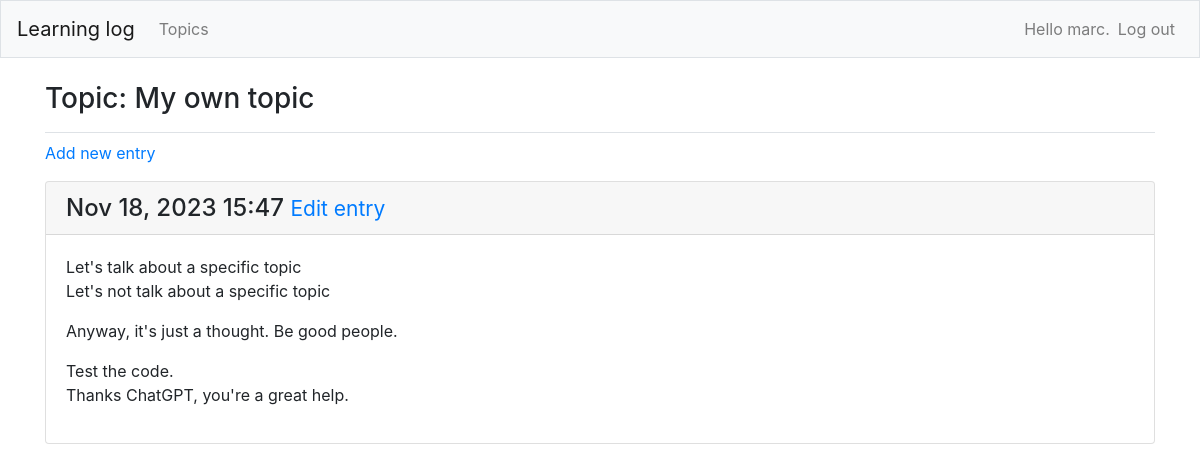
The app's page /topics/5/ (signed in), older data.
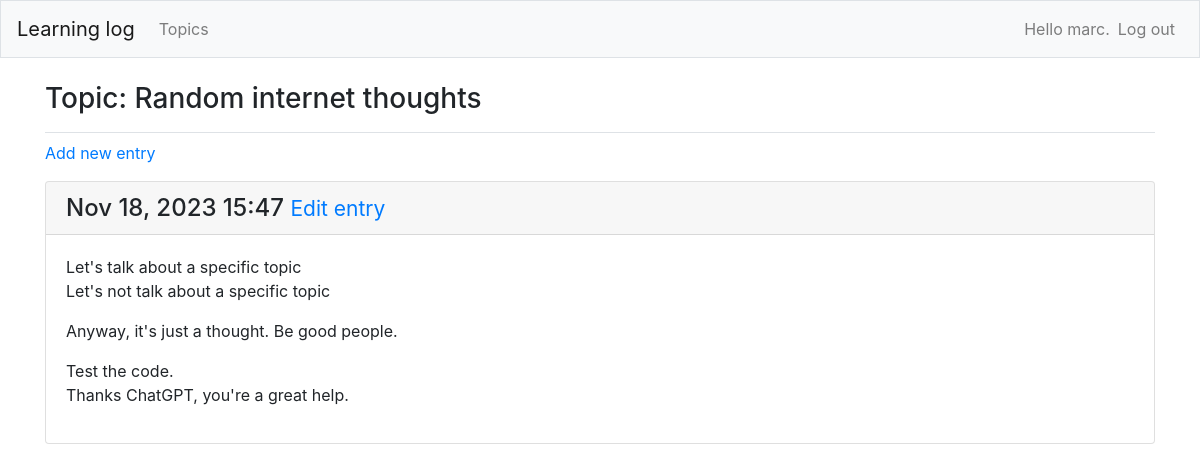
The same page, newer data.
### learning_logs/models.py (models this page shows)
class Topic(models.Model):
    text = models.CharField(max_length=200)
    date_added = models.DateTimeField(auto_now_add=True)
    owner = models.ForeignKey(User, on_delete=models.CASCADE)
    def __str__(self) -> str:
        return self.text

### learning_logs/views.py (the view)
# urls.py: path('topics/<int:topic_id>/', views.topic, name='topic'),
@login_required
def topic(request, topic_id):
    topic = Topic.objects.get(id=topic_id)
    check_topic_owner(request.user, topic.owner)
    entries = topic.entry_set.order_by('-date_added')  # ´-dat..´: reverse order
    context = {'topic': topic, 'entries': entries}
    return render(request, 'learning_logs/topic.html', context)

### learning_logs/views.py (called while the page is built)
def check_topic_owner(user, topic_owner):
    if user != topic_owner:
        raise Http404

### learning_logs/templates/learning_logs/topic.html
{% extends 'learning_logs/base.html' %}
{% block page_header %}
    <h3>Topic: {{ topic }}</h3>
{% endblock page_header %}
{% block content %}
<p>
    <a href="{% url 'learning_logs:new_entry' topic.id %}">Add new entry</a>
</p>
{% for entry in entries %}
    <div class="card mb-3">
        <h4 class="card-header">
            {{ entry.date_added|date:'M d, Y H:i' }}
            <small>
                <a href="{% url 'learning_logs:edit_entry' entry.id %}">Edit entry</a>
            </small>
        </h4>
        <div class="card-body">
            {{ entry.text|linebreaks }}
        </div>
    </div>
{% empty %}
    <p>There are no entries for this topic yet.</p>
{% endfor %}
{% endblock content %}

Row changes from the older to the newer data that the page shows:
changed Topic: text "My own topic" → "Random internet thoughts"
